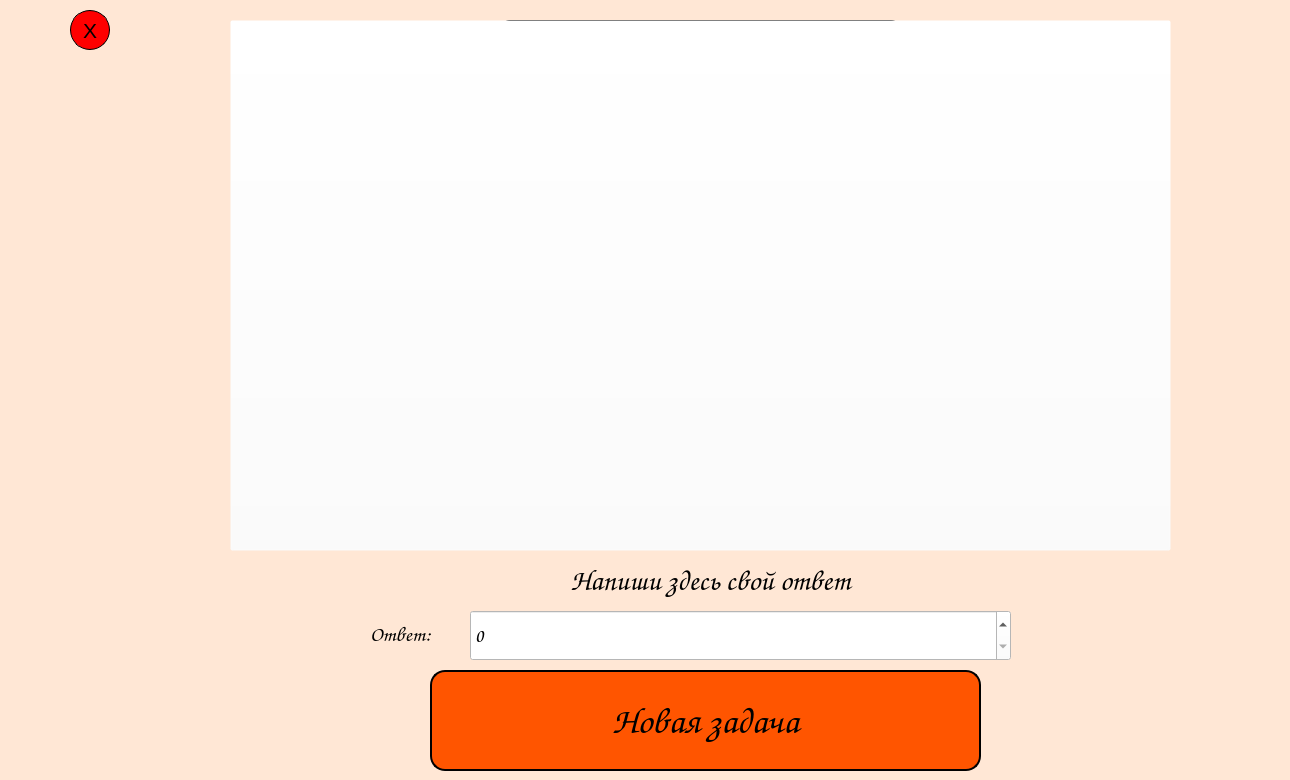
    <widget class="QWidget" name="gamePage">
     <property name="styleSheet">
      <string notr="true">background-color: rgb(255, 231, 213);</string>
     </property>
     <widget class="QLabel" name="label_3">
      <property name="geometry">
       <rect>
        <x>500</x>
        <y>20</y>
        <width>401</width>
        <height>61</height>
       </rect>
      </property>
      <property name="font">
       <font>
        <family>Comic Sans MS</family>
        <pointsize>28</pointsize>
       </font>
      </property>
      <property name="styleSheet">
       <string notr="true">background-color: rgb(255, 255, 255);
border-radius: 10px;
border: 2px solid black;
color: rgb(0, 0, 0);</string>
      </property>
      <property name="text">
       <string>Задача</string>
      </property>
      <property name="alignment">
       <set>Qt::AlignCenter</set>
      </property>
     </widget>
     <widget class="QLabel" name="currentTaskLabel">
      <property name="geometry">
       <rect>
        <x>350</x>
        <y>99</y>
        <width>711</width>
        <height>451</height>
       </rect>
      </property>
      <property name="font">
       <font>
        <family>Comic Sans MS</family>
        <pointsize>14</pointsize>
       </font>
      </property>
      <property name="styleSheet">
       <string notr="true">border: 2px solid black;
color: rgb(0, 0, 0);
border-radius: 25px;
background-color: rgb(255, 255, 255);</string>
      </property>
      <property name="text">
       <string>ЖМИ ЧТОБЫ ПОЯВИЛАСЬ НОВАЯ ЗАДАЧА</string>
      </property>
      <property name="scaledContents">
       <bool>true</bool>
      </property>
      <property name="alignment">
       <set>Qt::AlignCenter</set>
      </property>
      <property name="wordWrap">
       <bool>true</bool>
      </property>
     </widget>
     <widget class="QLabel" name="label_5">
      <property name="geometry">
       <rect>
        <x>370</x>
        <y>619</y>
        <width>91</width>
        <height>31</height>
       </rect>
      </property>
      <property name="font">
       <font>
        <family>Comic Sans MS</family>
        <pointsize>16</pointsize>
       </font>
      </property>
      <property name="styleSheet">
       <string notr="true">color: rgb(0, 0, 0);</string>
      </property>
      <property name="text">
       <string>Ответ:</string>
      </property>
     </widget>
     <widget class="QLabel" name="medalFrame">
      <property name="geometry">
       <rect>
        <x>130</x>
        <y>40</y>
        <width>161</width>
        <height>221</height>
       </rect>
      </property>
      <property name="styleSheet">
       <string notr="true"/>
      </property>
      <property name="text">
       <string/>
      </property>
      <property name="pixmap">
       <pixmap>images/medal.png</pixmap>
      </property>
      <property name="scaledContents">
       <bool>true</bool>
      </property>
     </widget>
     <widget class="QLabel" name="heartFrame">
      <property name="geometry">
       <rect>
        <x>130</x>
        <y>280</y>
        <width>161</width>
        <height>221</height>
       </rect>
      </property>
      <property name="styleSheet">
       <string notr="true"/>
      </property>
      <property name="text">
       <string/>
      </property>
      <property name="pixmap">
       <pixmap>images/heart.png</pixmap>
      </property>
      <property name="scaledContents">
       <bool>true</bool>
      </property>
     </widget>
     <widget class="QLabel" name="globusFrame">
      <property name="geometry">
       <rect>
        <x>130</x>
        <y>520</y>
        <width>161</width>
        <height>221</height>
       </rect>
      </property>
      <property name="styleSheet">
       <string notr="true"/>
      </property>
      <property name="text">
       <string/>
      </property>
      <property name="pixmap">
       <pixmap>images/globus.png</pixmap>
      </property>
      <property name="scaledContents">
       <bool>true</bool>
      </property>
     </widget>
     <widget class="QLabel" name="bookFrame">
      <property name="geometry">
       <rect>
        <x>1120</x>
        <y>40</y>
        <width>161</width>
        <height>221</height>
       </rect>
      </property>
      <property name="styleSheet">
       <string notr="true"/>
      </property>
      <property name="text">
       <string/>
      </property>
      <property name="pixmap">
       <pixmap>images/book.png</pixmap>
      </property>
      <property name="scaledContents">
       <bool>true</bool>
      </property>
     </widget>
     <widget class="QLabel" name="featherFrame">
      <property name="geometry">
       <rect>
        <x>1120</x>
        <y>280</y>
        <width>161</width>
        <height>221</height>
       </rect>
      </property>
      <property name="styleSheet">
       <string notr="true"/>
      </property>
      <property name="text">
       <string/>
      </property>
      <property name="pixmap">
       <pixmap>images/feather.png</pixmap>
      </property>
      <property name="scaledContents">
       <bool>true</bool>
      </property>
     </widget>
     <widget class="QLabel" name="starFrame">
      <property name="geometry">
       <rect>
        <x>1120</x>
        <y>520</y>
        <width>161</width>
        <height>221</height>
       </rect>
      </property>
      <property name="styleSheet">
       <string notr="true"/>
      </property>
      <property name="text">
       <string/>
      </property>
      <property name="pixmap">
       <pixmap>images/star.png</pixmap>
      </property>
      <property name="scaledContents">
       <bool>true</bool>
      </property>
     </widget>
     <widget class="QPushButton" name="checkAnswerButton">
      <property name="geometry">
       <rect>
        <x>430</x>
        <y>670</y>
        <width>551</width>
        <height>101</height>
       </rect>
      </property>
      <property name="font">
       <font>
        <family>Comic Sans MS</family>
        <pointsize>28</pointsize>
       </font>
      </property>
      <property name="styleSheet">
       <string notr="true">QPushButton#checkAnswerButton{
background-color: rgb(255, 85, 0);
border: 2px solid black;
border-radius: 15px;
	color: rgb(0, 0, 0);
}
QPushButton#checkAnswerButton:hover{
background-color: rgb(235, 65, 0)
}</string>
      </property>
      <property name="text">
       <string>Новая задача</string>
      </property>
     </widget>
     <widget class="QPushButton" name="quitMainGameButton">
      <property name="geometry">
       <rect>
        <x>70</x>
        <y>10</y>
        <width>40</width>
        <height>40</height>
       </rect>
      </property>
      <property name="sizePolicy">
       <sizepolicy hsizetype="Minimum" vsizetype="Maximum">
        <horstretch>0</horstretch>
        <verstretch>0</verstretch>
       </sizepolicy>
      </property>
      <property name="font">
       <font>
        <pointsize>16</pointsize>
       </font>
      </property>
      <property name="styleSheet">
       <string notr="true">QPushButton#quitMainGameButton{
border-radius: 20px;
background-color: rgb(255, 0, 0);
border: 1px solid black;
background-image: 'images/undo.png';
	color: rgb(0, 0, 0);
}
QPushButton#quitMainGameButton:hover{
background-color: rgb(235, 0 , 0)
}</string>
      </property>
      <property name="text">
       <string>X</string>
      </property>
     </widget>
     <widget class="QLabel" name="label_6">
      <property name="geometry">
       <rect>
        <x>380</x>
        <y>560</y>
        <width>661</width>
        <height>41</height>
       </rect>
      </property>
      <property name="font">
       <font>
        <family>Comic Sans MS</family>
        <pointsize>22</pointsize>
       </font>
      </property>
      <property name="styleSheet">
       <string notr="true">color: rgb(0, 0, 0);</string>
      </property>
      <property name="text">
       <string>Напиши здесь свой ответ</string>
      </property>
      <property name="alignment">
       <set>Qt::AlignCenter</set>
      </property>
     </widget>
     <widget class="QSpinBox" name="answerSpinBox">
      <property name="geometry">
       <rect>
        <x>470</x>
        <y>610</y>
        <width>541</width>
        <height>51</height>
       </rect>
      </property>
      <property name="font">
       <font>
        <family>Comic Sans MS</family>
        <pointsize>14</pointsize>
       </font>
      </property>
      <property name="styleSheet">
       <string notr="true">background-color: rgb(255, 255, 255);
color: rgb(0, 0, 0);</string>
      </property>
      <property name="maximum">
       <number>99999999</number>
      </property>
      <property name="displayIntegerBase">
       <number>10</number>
      </property>
     </widget>
     <widget class="QPushButton" name="anotherGenerateTaskButton">
      <property name="geometry">
       <rect>
        <x>230</x>
        <y>20</y>
        <width>941</width>
        <height>531</height>
       </rect>
      </property>
      <property name="styleSheet">
       <string notr="true">background-color: rgba(255, 255, 255, 0);
color: rgb(0, 0, 0);</string>
      </property>
      <property name="text">
       <string/>
      </property>
     </widget>
     <zorder>currentTaskLabel</zorder>
     <zorder>label_5</zorder>
     <zorder>label_3</zorder>
     <zorder>medalFrame</zorder>
     <zorder>heartFrame</zorder>
     <zorder>globusFrame</zorder>
     <zorder>bookFrame</zorder>
     <zorder>featherFrame</zorder>
     <zorder>starFrame</zorder>
     <zorder>checkAnswerButton</zorder>
     <zorder>quitMainGameButton</zorder>
     <zorder>label_6</zorder>
     <zorder>answerSpinBox</zorder>
     <zorder>anotherGenerateTaskButton</zorder>
    </widget>
